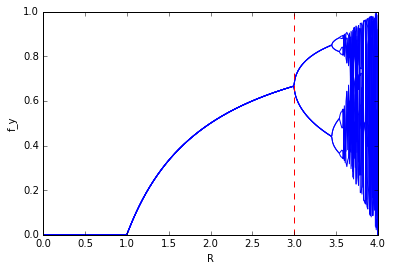

Recreate this plot in Python.

import matplotlib.pyplot as plt
import numpy as np

R = np.linspace(0, 4, 400)
 

def logistic( y ):
    return R*y*(1-y)
   
   
def run_logistic(runs, y0):
    ycurrent = logistic(y0)
    ynew = logistic(ycurrent)
     
    for i in range (1, runs):
        ycurrent = ynew
        ynew = logistic(ynew)
    
    return ynew
    

#y0 = 0.5
#colors = ('cyan', 'red', 'yellow')
#for color in colors:
#    y0 += 0.1 
#    for i in range(0,7):
#        plt.scatter(R, run_logistic(5*10**5 + i), marker=',', color = color, alpha=0.4, s=2, lw=0) 

y0 = 0.2
for i in range(0,20):
    plt.scatter(R, run_logistic(10**5 + i, y0), marker=',', color = 'blue', alpha=0.4, s=1, lw=0) 
    
x=[3,3]
y=[0,1]
 
plt.plot(x,y, 'r--')
plt.xlabel('R')
plt.ylabel('f_y')
#plt.title('Bifurcationdiagram for y0=0.5')
plt.show()
